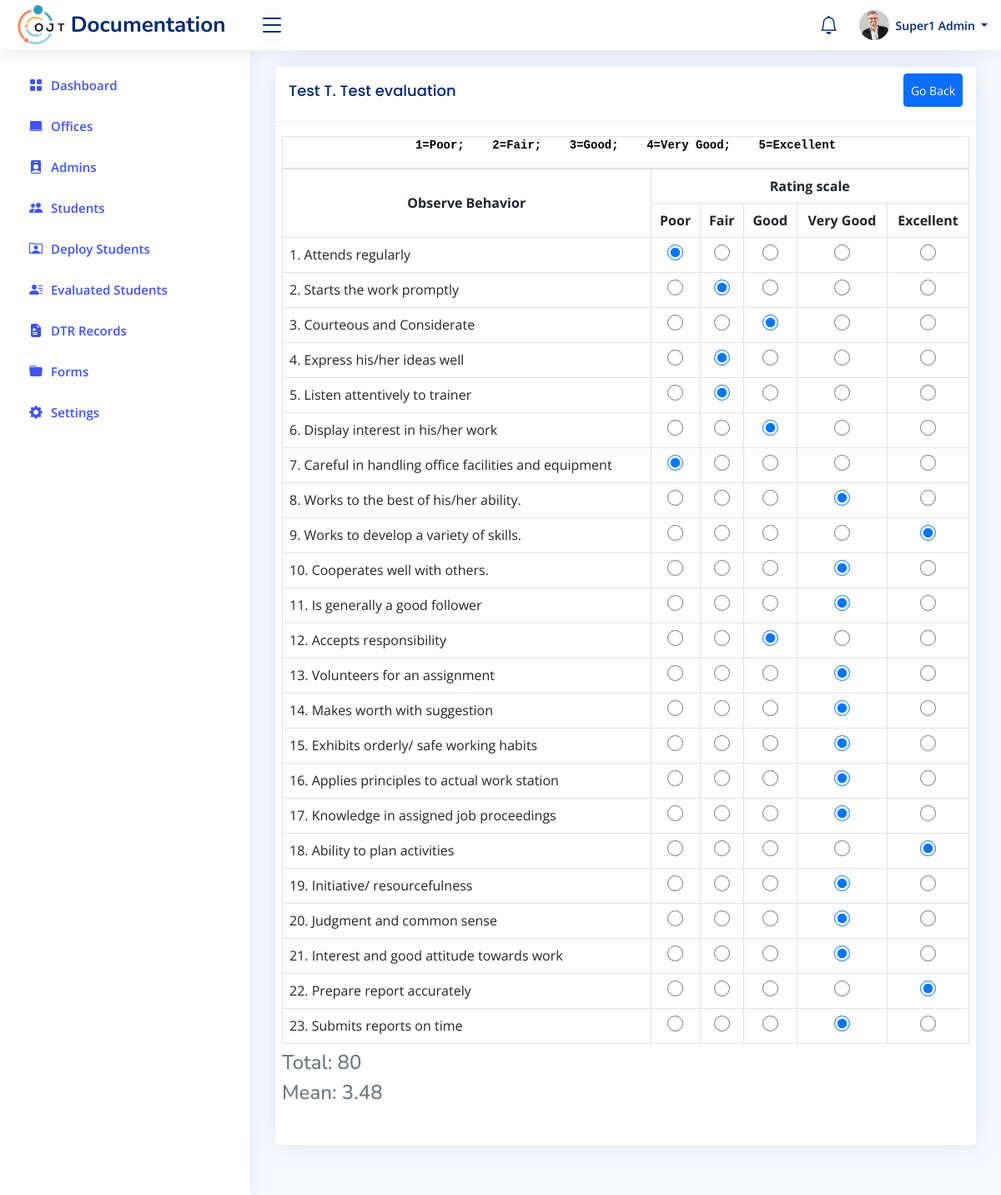
The page /pages/admin/preview-evaluation?id=10 (signed in) on the database its author committed.
### tables this page shows
CREATE TABLE `users` (
  `id` int(11) NOT NULL,
  `avatar` varchar(255) DEFAULT NULL,
  `fname` varchar(100) NOT NULL,
  `lname` varchar(100) NOT NULL,
  `mname` varchar(100) DEFAULT NULL,
  `contact` varchar(255) DEFAULT NULL,
  `city_address` varchar(255) DEFAULT NULL,
  `provincial_address` varchar(255) DEFAULT NULL,
  `date_of_birth` varchar(255) DEFAULT NULL,
  `place_of_birth` varchar(255) DEFAULT NULL,
  `civil_status` varchar(255) DEFAULT NULL,
  `gender` varchar(255) DEFAULT NULL,
  `height` varchar(255) DEFAULT NULL,
  `weight` varchar(255) DEFAULT NULL,
  `special_skills` varchar(255) DEFAULT NULL,
  `physical_disability` varchar(255) DEFAULT NULL,
  `mental_disability` varchar(255) DEFAULT NULL,
  `criminal_liability` varchar(255) DEFAULT NULL,
  `email` varchar(100) NOT NULL,
  `password` text NOT NULL,
  `course_id` int(11) DEFAULT NULL,
  `section` varchar(32) DEFAULT NULL,
  `deployment_id` int(11) DEFAULT NULL,
  `role` enum('student','super-admin','admin','') NOT NULL,
  `isNew` tinyint(1) DEFAULT NULL,
  `office_account_id` int(11) DEFAULT NULL
);

CREATE TABLE `evaluation` (
  `evaluation_id` int(11) NOT NULL,
  `admin_id` int(11) NOT NULL,
  `user_id` int(11) NOT NULL,
  `evaluation` text NOT NULL,
  `created_at` timestamp NOT NULL DEFAULT current_timestamp()
);

### backend/nodes.php (called while the page is built, shortened)
<?php
include("conn.php");
$SERVER_NAME = "http://$_SERVER[SERVER_NAME]/ojt-documentation";
function generatedRadio($len, $name, $grade = null)
{
  $tds = array();
  for ($i = 1; $i <= $len; $i++) {
    array_push($tds, "<td class='v-align-middle text-center'>
                        <div class='form-group' style='margin: 0;'>
                          <input type='radio' value='$i' name='$name' class='radio-big rating-radio' " . ($grade != null && $i == $grade ? "checked" : "") . " required>
                        </div>
                      </td>");
  }
  return implode("\n", $tds);
}
function getUserById($id)
{
  global $con;
  return mysqli_fetch_object(
    mysqli_query(
      $con,
      "SELECT * FROM users WHERE id = '$id'"
    )
  );
}

### pages/admin/preview-evaluation.php (the view, shortened to what this page needs)
<?php
include_once("../../backend/nodes.php");
$user = getUserById($_SESSION['id']);
$fullName = "";
if ($user->mname != null) {
  $fullName = ucwords("$user->fname " . $user->mname[0] . ". $user->lname");
} else {
  $fullName = ucwords("$user->fname  $user->lname");
};
$evaluation = mysqli_fetch_object(
  mysqli_query(
    $con,
    "SELECT * FROM evaluation WHERE evaluation_id='$_GET[id]'"
  )
);
$student = getUserById($evaluation->user_id);
$studentName = $student->mname != null ? ucwords("$student->fname " . $student->mname[0] . ". $student->lname") : ucwords("$student->fname  $student->lname");
$total = 0;
?>
<!DOCTYPE html>
<html lang="en">
<head>
  <link href="../../assets/vendor/bootstrap/css/bootstrap.min.css" rel="stylesheet">
  <link href="../../assets/vendor/bootstrap-icons/bootstrap-icons.css" rel="stylesheet">
  <link href="../../assets/css/style.css" rel="stylesheet">
</head>
<body>
  <?php include_once("../../components/header.php"); ?>
  <?php include_once("../../components/sidebar.php") ?>
  <main id="main" class="main">
    <section class="section dashboard">
      <div class="row justify-content-center">
        <div class="col-lg-12 col-sm-12">
          <div class="card mb-3">
            <div class="card-header d-flex justify-content-between">
              <h4 class="card-title"><?= $studentName ?> evaluation</h4>
              <button class="btn btn-primary btn-sm" style="height: 40px;" onclick="return window.history.back()">Go Back</button>
            </div>
            <div class="card-body">
              <form class="row g-3" id="ratingForm" method="POST" novalidate>
                <table class="table table-stripe table-bordered">
                  <thead>
                    <caption class="p-0" style="color: black; text-align: center; caption-side: top; border: 1px solid #dee2e6">
                      <strong>
                        <pre>1=Poor;    2=Fair;    3=Good;    4=Very Good;    5=Excellent</pre>
                      </strong>
                    </caption>
                    <tr>
                      <th rowspan="2" class="v-align-middle text-center">Observe Behavior</th>
                      <th colspan="5" class="v-align-middle text-center">Rating scale</th>
                    </tr>
                    <tr>
                      <th class="v-align-middle text-center">Poor</th>
                      <th class="v-align-middle text-center">Fair</th>
                      <th class="v-align-middle text-center">Good</th>
                      <th class="v-align-middle text-center">Very Good</th>
                      <th class="v-align-middle text-center">Excellent</th>
                    </tr>
                  </thead>
                  <tbody>
                    <?php
                    foreach (json_decode($evaluation->evaluation, true) as $index => $rating_detail) :
                      $total += $rating_detail["value"];
                    ?>
                      <tr>
                        <td><?= intval($index) + 1 . ". " . $rating_detail["title"] ?></td>
                        <?= generatedRadio(5, $rating_detail["name"], $rating_detail["value"]) ?>
                      </tr>
                    <?php endforeach; ?>
                  </tbody>
                  <caption style="caption-side:bottom">
                    <h4>
                      Total:
                      <label id="labTotal"><?= $total ?></label>
                    </h4>
                    <h4>
                      Mean:
                      <label id="interval"><?= number_format($total / count(json_decode($evaluation->evaluation, true)), 2) ?></label>
                    </h4>
                  </caption>
                </table>
              </form>
            </div>
          </div>
        </div>
      </div>
    </section>
  </main>
</body>
</html>

### components/header.php (shortened to what this page needs)
<?php
$role = $user->role == "student" ? "student" : "admin";
?>
<header id="header" class="header fixed-top d-flex align-items-center">
  <div class="d-flex align-items-center justify-content-between">
    <a href="./" class="logo d-flex align-items-center">
      <img src="<?= $SERVER_NAME . "/assets/img/ojt.jpg" ?>" style="max-height: 50px;">
      <span class="d-none d-lg-block">Documentation</span>
    </a>
    <i class="bi bi-list toggle-sidebar-btn"></i>
  </div>
  <nav class="header-nav ms-auto">
    <ul class="d-flex align-items-center">
      <?php if ($role != "student") : ?>
        <li class="nav-item dropdown">
          <a class="nav-link nav-icon" href="javascript:void(0)" id="notificationIcon" data-toggle="dropdown" aria-haspopup="true" aria-expanded="false">
            <i class="bi bi-bell"></i>
          </a>
        </li>
      <?php endif; ?>
      <li class="nav-item dropdown pe-3">
        <a class="nav-link nav-profile d-flex align-items-center pe-0" href="#" data-toggle="dropdown">
          <img src="<?= "$SERVER_NAME/profile/" . ($user->avatar ? "$user->avatar" : "default.png") ?>" alt="Profile" class="rounded-circle" id="headerProfile">
          <span class="d-none d-md-block dropdown-toggle ps-2">
            <?= $fullName ?>
          </span>
        </a>
      </li>
    </ul>
  </nav>
</header>

### assets/css/style.css (style rules this page uses)
:root { scroll-behavior: smooth; }
body { font-family: "Open Sans", sans-serif; background: #f6f9ff; color: #444444; }
a { color: #4154f1; text-decoration: none; }
h1, h2, h3, h4, h5, h6 { font-family: "Nunito", sans-serif; }
#main { margin-top: 60px; padding: 20px 30px; transition: all 0.3s; }
.card { margin-bottom: 30px; border: none; border-radius: 5px; box-shadow: 0px 0 30px rgba(1, 41, 112, 0.1); }
.card-header, .card-footer { border-color: #ebeef4; background-color: #fff; color: #798eb3; }
.card-title { padding: 10px 0 10px 0px; font-size: 18px; font-weight: 500; color: #012970; font-family: "Poppins", sans-serif; }
.logo { line-height: 1; }
@media (min-width: 1200px) { .logo { width: 280px; } }
.logo img { max-height: 26px; margin-right: 6px; }
.logo span { font-size: 26px; font-weight: 700; color: #012970; font-family: "Nunito", sans-serif; }
.header { transition: all 0.5s; z-index: 997; height: 60px; box-shadow: 0px 2px 20px rgba(1, 41, 112, 0.1); background-color: #fff; padding-left: 20px; }
.header .toggle-sidebar-btn { font-size: 32px; padding-left: 10px; cursor: pointer; color: #012970; }
.header-nav ul { list-style: none; }
.header-nav > ul { margin: 0; padding: 0; }
.header-nav .nav-icon { font-size: 22px; color: #012970; margin-right: 25px; position: relative; }
.header-nav .nav-profile { color: #012970; }
.header-nav .nav-profile img { max-height: 36px; }
.header-nav .nav-profile span { font-size: 14px; font-weight: 600; }
@media (min-width: 1200px) { #main, #footer { margin-left: 300px; } }

### pages/admin/preview-evaluation.php (style rules this page uses)
.v-align-middle { vertical-align: middle !important; }
.radio-big { width: 19px; height: 19px; }

### rows shown on the page
users: avatar (picture), fullName "Super1 Admin"
users: studentName "Test T. Test"
evaluation: $total/count(json_decode($evaluation->evaluation,true)) "3.48"

### other values the page prints
$value["title"] "Dashboard"
$value["title"] "Offices"
$value["title"] "Admins"
$value["title"] "Students"
$value["title"] "Deploy Students"
$value["title"] "Evaluated Students"
$value["title"] "DTR Records"
$value["title"] "Forms"
$value["title"] "Settings"
intval($index) + 1 "1"
$rating_detail["title"] "Attends regularly"
intval($index) + 1 "2"
$rating_detail["title"] "Starts the work promptly"
intval($index) + 1 "3"
$rating_detail["title"] "Courteous and Considerate"
